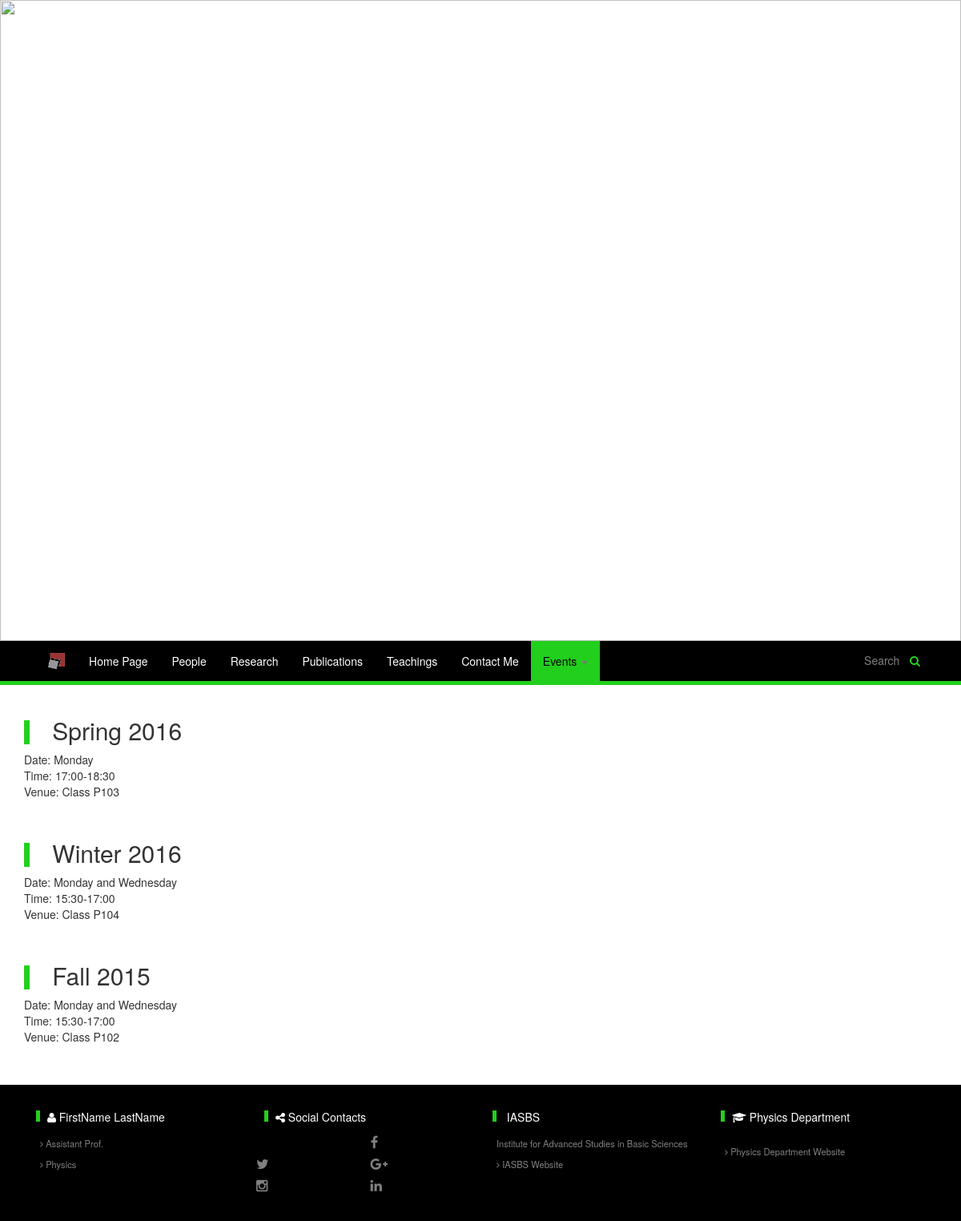
/preview/groupmeetings.php (signed in), run on the app's committed database.
### tables this page shows
CREATE TABLE `page` (
  `page_id` varchar(255) NOT NULL,
  `websiteno` int(11) NOT NULL,
  `title` varchar(255) NOT NULL,
  `file_name` varchar(255) NOT NULL,
  `activity_status` tinyint(1) NOT NULL,
  PRIMARY KEY (`page_id`,`websiteno`),
  KEY `website#` (`websiteno`)
);

CREATE TABLE `groupmeeting` (
  `groupmeeting_no` int(11) NOT NULL AUTO_INCREMENT,
  `websiteno` int(11) NOT NULL,
  `title` varchar(255) NOT NULL,
  `day` varchar(255) NOT NULL,
  `time` varchar(255) NOT NULL,
  `venue` varchar(255) NOT NULL,
  PRIMARY KEY (`groupmeeting_no`)
);

CREATE TABLE `footer_link` (
  `footer_linkno` int(11) NOT NULL AUTO_INCREMENT,
  `websiteno` int(11) NOT NULL,
  `role` tinyint(1) NOT NULL,
  `font_icon` varchar(255) NOT NULL,
  `title` varchar(1024) NOT NULL,
  `description` varchar(1024) NOT NULL,
  `activity_status` tinyint(1) NOT NULL,
  `link_label` varchar(1024) NOT NULL,
  `link_address` varchar(1024) NOT NULL,
  PRIMARY KEY (`footer_linkno`),
  KEY `website#` (`websiteno`)
);

### preview/groupmeetings.php (the view, shortened to what this page needs)
<html>
	<head>
		<link rel="stylesheet" type="text/css" href="css/bootstrap.min.css" >
		<link rel="stylesheet" type="text/css" href="css/font-awesome.css" >
		<link rel="stylesheet" type="text/css" href="css/style.css" >
		<?php require_once("../webservices/everypage_technical_header.php"); ?>
	</head>
	<body>
		<?php
			$pageid="groupmeetings";
			require_once("header.php");
		?>
		<div class="container">
			<div class="row">
				<?php
					$query="SELECT * FROM `groupmeeting` WHERE websiteno  = ".$websiteno." ;";
					$result=$conn->query($query);
					for($i=0; $i<$result->num_rows ;$i++){
						$row=$result->fetch_assoc();
						echo "
							<div class='card col-xs-12 col-sm-12 col-md-12 col-lg-12'>
								<div class='card-header'>
									<h2>
										<i class='Bar'></i>
										".HTMLDecode($row['title'])."
									</h2>
								</div>
								<div class='card-body'>
									Date: ".HTMLDecode($row['day'])."<br/>
									Time: ".HTMLDecode($row['time'])."<br/>
									Venue: ".HTMLDecode($row['venue'])."<br/>
								</div>
							</div>
						";
					}
				?>
			</div>
		</div>
		<?php
			require_once("footer.php");
		?>
	</body>
</html>

### preview/header.php (shortened to what this page needs)
<?php
	require_once("../webservices/everypage_technical_header.php");
	$HTMLFlag=false;
	$query="SELECT * FROM `page` WHERE websiteno = ".$websiteno." ;";
	$result=$conn->query($query);
	$page=array();
	for($i=0;$i< $result->num_rows ; $i++){
		$row=$result->fetch_assoc();
		$page[$row['page_id']]= $row;
	}
	$List=array('homepage','people','research', 'publications','teachings','contactme');
	$EventsList=array('groupmeetings', 'participatedactivities' ,'beyondscience');
	$query="SELECT `default_header_address`,`logo` FROM `website` WHERE websiteno = ".$websiteno." ;";
	$result=$conn->query($query);
	$row=$result->fetch_assoc();
	$HeaderImage=$row['default_header_address'];
	$HeaderImage=$_SESSION['LoggedIn']."_images/header_".$HeaderImage;
	$LogoImage=$row['logo'];
	$LogoImage= $LogoImage? $_SESSION['LoggedIn']."_images/iasbsLogo.png" : false ;
?>
<header>
	<div class="row">
		<div class="col-lg-12">
			<img style="width:100%;" src="<?php echo $HeaderImage; ?>" />
			<h1 class="carousel-caption" ><?php  ?></h1>
		</div>
	</div>
	<nav class="navbar navbar-default">
		<div class="container">
		    <div class="collapse navbar-collapse" id="myNavbar">
				<ul class="nav navbar-nav">
					<?php
						if($LogoImage) echo "<li class='hidden-xs' ><a href='https://iasbs.ac.ir' target='_blank' ><img src='$LogoImage' style='height:20px;' /></a></li> ";
						foreach($List as $item){
							if($page[$item]['activity_status']==1){
								$class="";
								$href=$page[$item]['file_name'].(($HTMLFlag)? ".html" : ".php");
								echo "<li ".$class." ><a href='".$href."'>".HTMLDecode($page[$item]['title'])."</a></li> ";
							}
						}
					?>
					<?php
						$count=0;
						$print="";
						$active_flag=false;
						foreach($EventsList as $event){
							if($page[$event]['activity_status']==1){
								$count++;
								$class="";
								$href=$page[$event]['file_name'].(($HTMLFlag)? ".html" : ".php");
								if($event==$pageid){
									$class=" class='active' ";
									$href="#";
									$active_flag=true;
								}
								$print.="<li ".$class." ><a href='".$href."'>".HTMLDecode($page[$event]['title'])."</a></li>";
							}
						}
						switch ($count) {
							default:
								echo "<li class='dropdown ".($active_flag?"active":"")."'>
										<a class='dropdown-toggle' data-toggle='dropdown' href='#'>Events
										<span class='caret'></span></a>
										<ul class='dropdown-menu'>".$print."</ul></li>";
								break;
						}
					?>
				</ul>
				<div class="nav navbar-nav navbar-right" >
					<div class="SearchBox hidden-xs">
						<input type="text" placeholder="Search" />
						<button><i class="fa fa-search"></i></button>
					</div>
				</div>
			</div>
		</div>
	</nav>
</header>

### webservices/everypage_technical_header.php (shortened to what this page needs)
<?php
    include("database_header.php");
    $query="SELECT * FROM user WHERE username='".$_SESSION['LoggedIn']."' ;";
    $result = $conn->query($query);
    if( $result->num_rows > 0){
        $row = $result->fetch_assoc();
        $websiteno=$row['websiteno'];
    }else{
        $websiteno=-1;
        $profile_pic_add="../app_data/img/profilepic/default.jpg";
        $profile_pic_caption="";
    }
    function HTMLDecode($str){
        $str=str_replace("&SINGLEQUOTE", "'", $str);
        $str=str_replace("&DOUBLEQUOTE", '"', $str);
        $str=str_replace("&NEWLINE", '<br/>', $str);
        return $str;
    }
?>

### preview/css/style.css (style rules this page uses)
.navbar-default { background-color: #000000; border-color: #23cf1d; border-width: 0; border-radius: 0; border-bottom-width: 5px; }
.navbar-default .navbar-nav > li > a { color: white; }
.navbar-default .navbar-nav > .active > a, .navbar-default .navbar-nav > .active > a:hover, .navbar-default .navbar-nav > .active > a:focus { color: #000000; background-color: #23cf1d; }
.navbar-default .navbar-nav > .dropdown > a .caret { border-top-color: #777; border-bottom-color: #777; }
.SearchBox { background-color: #000000; color: #23cf1d; padding-left:15px; padding-right:15px; margin-top:10px; }
.SearchBox input[type=text] { height:2em; background-color: #000000; color: #fff; padding:3px; border-width: 0; margin-right:0; }
.SearchBox button { height:2em; background-color: #000000;; color: #23cf1d; border:0; }
@media only screen and (min-width : 992px) and (max-width : 1200px) { .navbar-default .navbar-nav > li > a { font-size:1em; } }
@media only screen and (min-width : 992px) and (max-width : 1200px) { .navbar-nav .SearchBox input[type=text] { width: 50px; } }
.Bar:before { content: ''; display: inline-block; width: 7px; height: 1em; margin-right:20px; margin-bottom:-5px; background-color: #23cf1d; }
.card { margin-bottom:30px; }

### data on the page
page: title "Home Page"
page: title "People"
page: title "Research"
page: title "Publications"
page: title "Teachings"
page: title "Contact Me"
groupmeeting: title "Spring 2016 Monday 17:00-18:30 Class P103"
groupmeeting: title "Winter 2016 Monday and Wednesday 15:30-17:00 Class P104"
groupmeeting: title "Fall 2015 Monday and Wednesday 15:30-17:00 Class P102"
footer_link: title "IASBS Institute for Advanced Studies in Basic Sciences IASBS Website"
footer_link: title "Physics Department Physics Department Website"

### other printed values
str_replace("&NEWLINE", '<br/>', $str) "FirstName LastName Assistant Prof. Physics"
